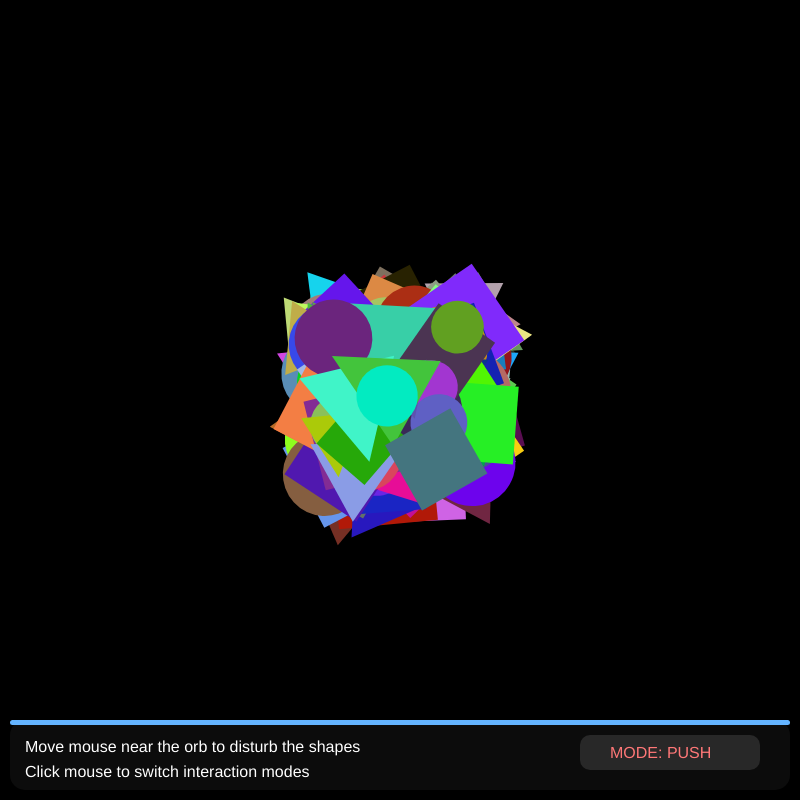
Frame 1 (no input)
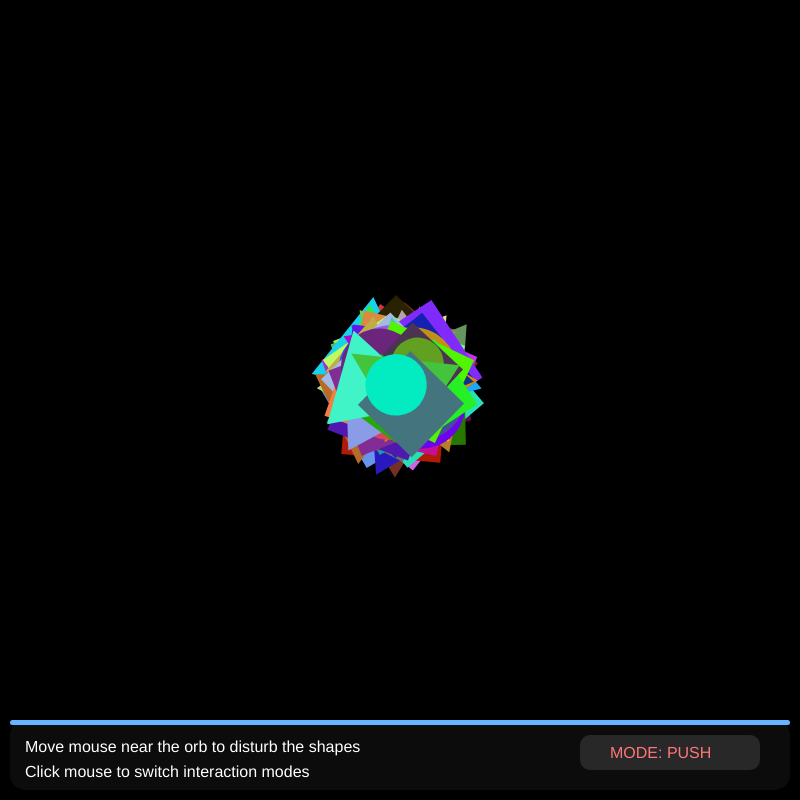
Frame 60 (no input)
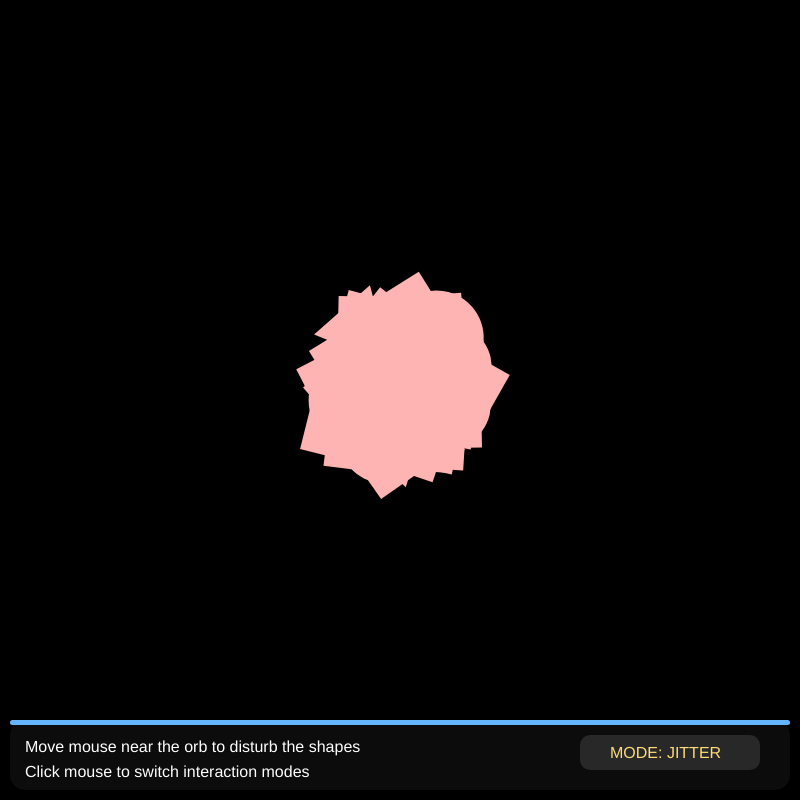
Frame 120 (the mouse pressed at the canvas centre since frame 60)

The p5.js sketch that drew these frames (run headless with seeded random() and noise() and a simulated clock; from frame 60 on, the mouse is pressed at the canvas centre):

// p5.js sketch
// ── sketch.js
// Creates an empty array to store all shapes
let particles = [];

// Stores the current interaction mode
let mode = 0;

function setup() {

  // Creates the canvas size
  createCanvas(800, 800);


  // CREATE SHAPES

  // Loops 200 times to create 200 shapes
  for (let i = 0; i < 200; i++) {

    // Adds a new shape object into the array
    particles.push({

      // Random X position near the centre
      x: width / 2 + random(-80, 80),

      // Random Y position near the centre
      y: height / 2 + random(-80, 80),

      // Horizontal movement speed
      speedX: 0,

      // Vertical movement speed
      speedY: 0,

      // Random shape size
      size: random(50, 100),

      // Random starting rotation
      angle: random(TWO_PI),

      // Random rotation speed
      rotationSpeed: random(-0.03, 0.03),

      // Random red colour value
      r: random(255),

      // Random green colour value
      g: random(255),

      // Random blue colour value
      b: random(255),

      // Random shape type (0, 1, or 2)
      type: int(random(3))
    });
  }
}

function draw() {

  // Black background
  background(0);

  // Centre X position of orb
  let centerX = width / 2;

  // Centre Y position of orb
  let centerY = height / 2 - 20;


  // SHAPES

  // Loops through every shape
  for (let p of particles) {

    // Rotates the shape every frame
    p.angle += p.rotationSpeed;

    // Finds distance between mouse and shape
    let d = dist(mouseX, mouseY, p.x, p.y);

   
    // MOUSE INTERACTION

    // Runs interaction if mouse is close
    if (d < 150) {

      // Finds angle away from mouse
      let angle = atan2(p.y - mouseY, p.x - mouseX);

      // Creates stronger force when closer
      let force = map(d, 0, 150, 5, 0);

     
      // PUSH MODE

      // Pushes shapes away from mouse
      if (mode == 0) {

        // Moves shape horizontally away
        p.x += cos(angle) * force;

        // Moves shape vertically away
        p.y += sin(angle) * force;
      }

     
      // JITTER MODE

      // Random shaking movement
      else if (mode == 1) {

        // Random horizontal shake
        p.x += random(-force, force);

        // Random vertical shake
        p.y += random(-force, force);
      }

     
      // MAGNET MODE

      // Pulls shapes toward mouse
      else if (mode == 2) {

        // Pulls shape horizontally inward
        p.x -= cos(angle) * force;

        // Pulls shape vertically inward
        p.y -= sin(angle) * force;
      }

      // Light glow colour near mouse
      fill(255, 180, 180);
    }

    
    // RETURN TO ORB

    // Runs when mouse is far away
    else {

      // Slowly returns shape to centre
      p.x = lerp(p.x, centerX, 0.02);

      // Slowly returns shape vertically
      p.y = lerp(p.y, centerY, 0.02);

      // Uses original random colours
      fill(p.r, p.g, p.b);
    }

    // Removes outlines from shapes
    noStroke();

    
    // DRAW SHAPES

    // Saves current drawing settings
    push();

    // Moves drawing position
    translate(p.x, p.y);

    // Rotates the shape
    rotate(p.angle);

    
    // CIRCLE

    // Draws a circle if type is 0
    if (p.type == 0) {

      // Draws the circle
      ellipse(0, 0, p.size);
    }

    
    // SQUARE

    // Draws a square if type is 1
    else if (p.type == 1) {

      // Makes rectangle draw from centre
      rectMode(CENTER);

      // Draws the square
      rect(0, 0, p.size, p.size);
    }

    
    // TRIANGLE

    // Draws a triangle if type is 2
    else {

      // Draws the triangle points
      triangle(

        // Top point
        0, -p.size / 2,

        // Bottom left point
        -p.size / 2, p.size / 2,

        // Bottom right point
        p.size / 2, p.size / 2
      );
    }

    // Restores original drawing settings
    pop();
  }

 
  // INSTRUCTION PANEL

  // Dark panel colour
  fill(15, 15, 15, 220);

  // Draws instruction box
  rect(10, height - 80, width - 20, 70, 15);

  // Blue glowing line
  fill(100, 180, 255);

  // Draws top glowing line
  rect(10, height - 80, width - 20, 5, 15);

  // White text colour
  fill(255);

  // Text size
  textSize(16);

  // First instruction text
  text(
    "Move mouse near the orb to disturb the shapes",
    25,
    height - 48
  );

  // Second instruction text
  text(
    "Click mouse to switch interaction modes",
    25,
    height - 23
  );

  
  // MODE DISPLAY

  // Dark mode box colour
  fill(40);

  // Draws mode display box
  rect(width - 220, height - 65, 180, 35, 10);

  // White text colour
  fill(255);

  
  // PUSH MODE TEXT

  // Shows PUSH mode text
  if (mode == 0) {

    // Red mode colour
    fill(255, 120, 120);

    // Draws PUSH text
    text("MODE: PUSH", width - 190, height - 42);
  }


  // JITTER MODE TEXT

  // Shows JITTER mode text
  else if (mode == 1) {

    // Yellow mode colour
    fill(255, 220, 120);

    // Draws JITTER text
    text("MODE: JITTER", width - 190, height - 42);
  }


  // MAGNET MODE TEXT

  // Shows MAGNET mode text
  else if (mode == 2) {

    // Green mode colour
    fill(120, 255, 180);

    // Draws MAGNET text
    text("MODE: MAGNET", width - 190, height - 42);
  }
}

// CHANGE MODES

function mousePressed() {

  // Adds 1 to the mode number
  mode++;

  // Resets mode back to 0
  if (mode > 2) {

    mode = 0;
  }
}
